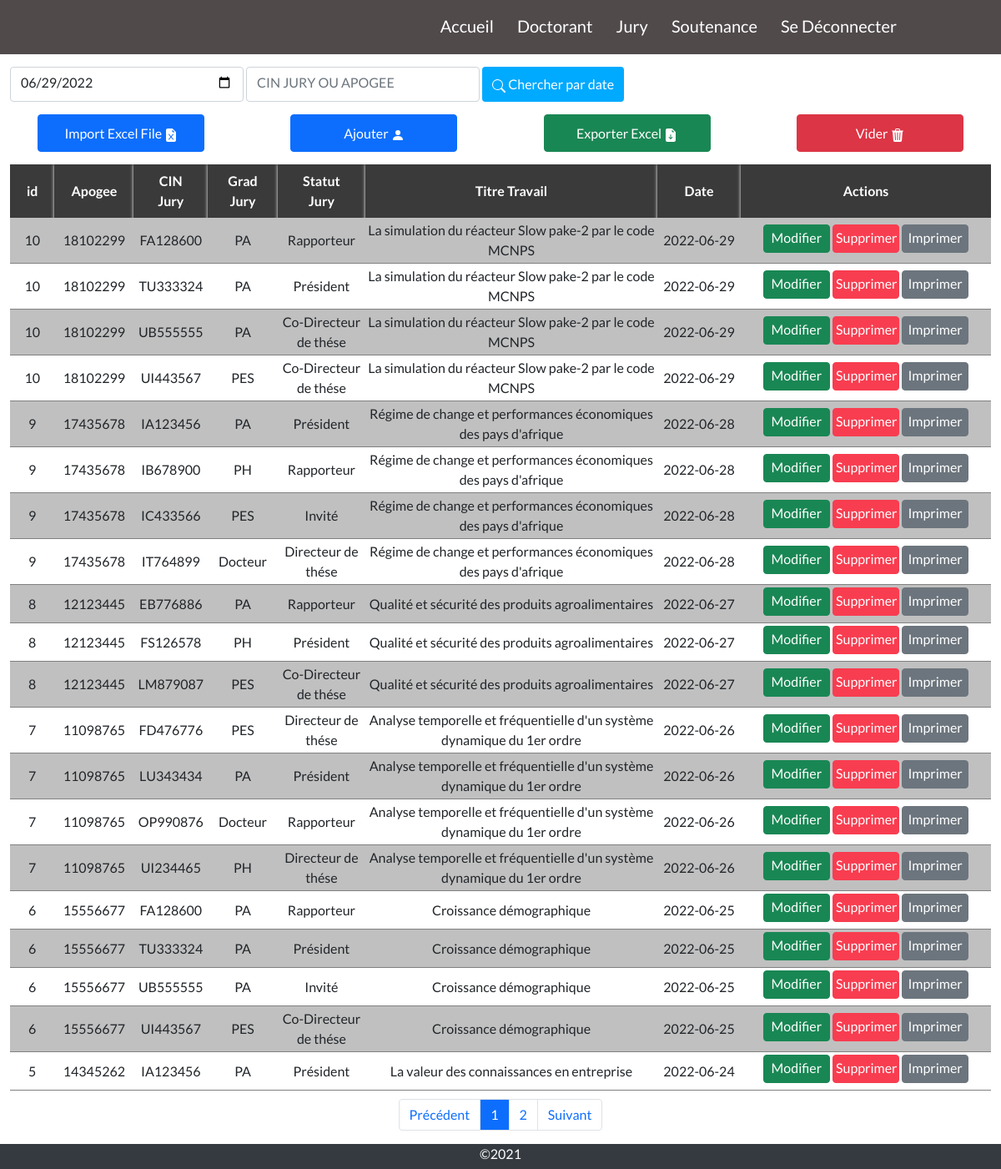
The app's page /Sout/Soutnance.php (signed in) with its own data.
### tables this page shows
CREATE TABLE `soutenance` 
(
  `id_soutenance` SMALLINT NOT NULL,
  `CODE_Doc` INT NOT NULL,
  `CIN_J` VARCHAR(10) NOT NULL,
  `Titre_Travail` TEXT NOT NULL,
  `Date_Soutenance` DATE NOT NULL,
  `Grade_J` VARCHAR(40) NOT NULL CHECK(Grade_J IN ('PA','PH','PES','Docteur')),
  `Statut_J` VARCHAR(30) NOT NULL CHECK(Statut_J IN ('Président','Rapporteur','Examinateur','Directeur de thése','Co-Directeur de thése','Invité')),
  `Etablissement_J` VARCHAR(50) NOT NULL,

  FOREIGN KEY(`CODE_Doc`) REFERENCES `docteur`(`CODE_Doc`),
  FOREIGN KEY(`CIN_J`) REFERENCES `jury`(`CIN_J`)
);

### Sout/Soutnance.php (the view, shortened to what this page needs)
<?php Require("../connexion.php"); ?>
<?php
    if(IsSet($_POST["BTNsearch"]))
    {
        $date=$_POST["DateRch"];
        $query="SELECT id_soutenance,s.CODE_Doc,CIN_Doc,s.CIN_J,Grade_J,Statut_J,Titre_Travail,Date_Soutenance  FROM soutenance s INNER JOIN docteur d ON s.CODE_Doc=d.CODE_Doc INNER JOIN jury j on s.CIN_J=j.CIN_J where Date_Soutenance='$date' ORDER BY Date_Soutenance Desc,id_soutenance,s.CIN_J";
        $Res=MySqli_Query($con,$query);
        $nbr_page=1;
        $page=1;
    }else
    {
        $sql = "SELECT * FROM soutenance ";
        $q = mysqli_query($con, $sql);
        $rowcount = mysqli_num_rows($q);
        $nbr_page=$rowcount/5;
        @$page = $_GET['page'];
        if(empty($page)){
            $page = 1;
        }
        $nbr_elem_par_page = 20;
        $nbr_page = ceil($rowcount / $nbr_elem_par_page);
        $debut = ($page - 1) * $nbr_elem_par_page ;
        $previous = $page - 1 ;
        $next = $page + 1 ;
        $query="SELECT id_soutenance,s.CODE_Doc,CIN_Doc,s.CIN_J,Grade_J,Statut_J,Titre_Travail,Date_Soutenance  FROM soutenance s INNER JOIN docteur d ON s.CODE_Doc=d.CODE_Doc INNER JOIN jury j on s.CIN_J=j.CIN_J ORDER BY Date_Soutenance Desc,id_soutenance,s.CIN_J limit $debut,$nbr_elem_par_page";
        $Res=MySqli_Query($con,$query);
    }
?>
<!DOCTYPE html>
<html lang="en">
<head>
    <link rel="stylesheet" href="../navbar and footer/navbar.css"/>
    <link rel="stylesheet" href="../navbar and footer/footer.css"/>
    <link href="../Bootstrap/CSS/bootstrap.css" rel="stylesheet" />
    <link rel="stylesheet" href="CSS/style.css"/>
    <link rel="stylesheet" href="../Alert/Alert.css">
</head>
<body>
    <?php Require_once("../navbar and footer/navbar.php") ?>
    <div class="container-fluid raw">
        <form method="POST" class="search">
            <input type="Date" class="form-control txtrch" name="DateRch" value="2022-06-29"/>
            <input type="text" class="form-control txtrch" placeholder="CIN JURY OU APOGEE" id="code" onkeyup="cherche()"/>
            <button class="btn btn-primary searchbutton" type="submit" name="BTNsearch">
                Chercher par date
            </button>
        </form>
        <div class="Insert">
            <a data-bs-toggle="modal" data-bs-target="#ModalIMPORTER" id="btn1" class="btn btn-primary col-2" style="margin-right: 100px;">
                Import Excel File
            </a>
            <a class="btn btn-primary col-2" data-bs-toggle="modal" href="#exampleModalToggle" role="button" onclick="Vider()" style="margin-right: 100px;">
                Ajouter
                <svg xmlns="http://www.w3.org/2000/svg" width="16" height="16" fill="currentColor" class="bi bi-person-fill" viewBox="0 0 16 16">
                 <path d="M3 14s-1 0-1-1 1-4 6-4 6 3 6 4-1 1-1 1H3zm5-6a3 3 0 1 0 0-6 3 3 0 0 0 0 6z"/>
                </svg>
            </a>
            <a class="btn btn-success" target="_blanck" href="php/ExporterSout.php" style="margin-right: 100px;">
                Exporter Excel
            </a>
            <a class="btn btn-danger vider" onclick="SupprimerSout('Supprimer','Vous voulez vider la table soutnance','','supprimer','Annuler')" >
                Vider
            </a>
        </div>
        <div id="container">
            <table id="Grid" class="grid">
                <tr>
                    <th>id</th>
                    <th>Apogee</th>
                    <th>CIN Jury</th>
                    <th>Grad Jury</th>
                    <th>Statut Jury</th>
                    <th style="width:350px">Titre Travail</th>
                    <th style="width:100px">Date</th>
                    <th style="width:200px">Actions</th>
                </tr>
                <?php while( $Row = Mysqli_fetch_assoc($Res)) { ?>
                    <tr>
                        <td data-label="id :"><?php echo $Row['id_soutenance'] ?></td>
                        <td data-label="Apogee :"><?php echo $Row['CODE_Doc'] ?></td>
                        <td data-label="CIN Jury :"><?php echo $Row['CIN_J'] ?></td>
                        <td data-label="Grad Jury :"><?php echo $Row['Grade_J'] ?></td>
                        <td data-label="Statut Jury :"><?php echo $Row['Statut_J']; ?></td>
                        <td data-label="Titre Travail :" class ="Titre_TravailGrid" style="width:200px"><?php echo $Row['Titre_Travail']; ?></td>
                        <td data-label="Date Soutenance :"><?php echo $Row['Date_Soutenance']; ?></td>
                        <td data-label="Actions :" class ="Actions" style="width:300px">
                            <a id="<?php echo  $Row["id_soutenance"] ?>" name="editer" onclick="Vider()" data-toggle="modal" class="btn btn-success Mod">Modifier</a>
                            <a href="#" id="delete" class="btn btn-danger" onclick="SupprimerSout('Supprimer','Vous voulez supprimer la soutnance de l\'id :','<?php echo $Row['id_soutenance'] ?>','supprimer','Annuler')">Supprimer</a>
                            <a class="btn btn-secondary Print" name="Print" onclick="ModalImprimer(<?php echo $Row['id_soutenance'] ?>)">Imprimer</a>
                        </td>
                        <?php } ?>
                    </tr>
            </table>
            <nav aria-label="Page navigation example justify-content-center">
                <ul id="pagination" class="pagination justify-content-center">
                    <li class="page-item">
                        <a class="page-link" id="Previous" href="?page=<?= $previous ?>">Précédent</a>
                    </li>
                    <?php
                        for($i=1 ; $i <= $nbr_page ; $i++){ ?>
                            <li class="page-item"><a class="page-link"  id="<?= $i ?>p" href="?page=<?= $i ?>"><?= $i ?></a></li>
                        <?php } ?>
                    <li class="page-item">
                        <a class="page-link" href="?page=<?= $next ?>">Suivant</a>
                    </li>
                </ul>
            </nav>
        </div>
    </div>
</body>
</html>

### navbar and footer/navbar.css (style rules this page uses)
body { margin: 0px; padding: 0px; }
nav { font-family: 'Lato', sans-serif; }

### navbar and footer/footer.css (style rules this page uses)
footer { background-color: #343a40; text-align: center; justify-content: center; color: #fff; margin: 0; position: relative; bottom: 0%; width: 100%; height: 30px; }

### Sout/CSS/style.css (style rules this page uses)
* { margin: 0px; padding: 0px; font-family: 'Lato', sans-serif; }
.search { grid-area: search; margin-right: 20px; }
.searchbutton { justify-content: space-between; height: 42px; background-color: #00AAFF; color: white; border: none; }
form { margin-top: 15px; }
.Insert { margin-bottom: 15px; margin-top: 15px; text-align: center; }
.Insert a { width: 200px; height: 45px; padding-top: 10px; }
table { width: 100%; margin: 10px auto; }
.grid th { text-align: center; background-color: #3A3A3A; color: white; padding: 8px 20px; box-shadow: 4px 4px 4px 4px; }
.grid td { border-bottom: solid 1px #808080; padding: 3px; text-align: center; }
.grid tr:nth-last-of-type(even) { background-color: #C0C0C0; }
.Print { color: #fff; width: 80px; height: 34px; padding: 3px; margin-bottom: 5px; }
#delete { color: #fff; background-color: #f83d50; border-color: #f83d50; width: 80px; height: 34px; padding: 3px; margin-bottom: 5px; }
.txtrch { display: inline-block; width: 280px; padding-bottom: 10px; }
.Mod { width: 80px; height: 34px; padding: 3px; margin-bottom: 5px; }
.justify-content-center { overflow-x: auto; }

### records on screen
soutenance: id_soutenance "10", CODE_Doc "18102299", CIN_J "FA128600", Grade_J "PA", Statut_J "Rapporteur", Titre_Travail "La simulation du réacteur Slow pake-2 par le code MCNPS", Date_Soutenance "2022-06-29"
soutenance: id_soutenance "10", CODE_Doc "18102299", CIN_J "TU333324", Grade_J "PA", Statut_J "Président", Titre_Travail "La simulation du réacteur Slow pake-2 par le code MCNPS", Date_Soutenance "2022-06-29"
soutenance: id_soutenance "10", CODE_Doc "18102299", CIN_J "UB555555", Grade_J "PA", Statut_J "Co-Directeur de thése", Titre_Travail "La simulation du réacteur Slow pake-2 par le code MCNPS", Date_Soutenance "2022-06-29"
soutenance: id_soutenance "10", CODE_Doc "18102299", CIN_J "UI443567", Grade_J "PES", Statut_J "Co-Directeur de thése", Titre_Travail "La simulation du réacteur Slow pake-2 par le code MCNPS", Date_Soutenance "2022-06-29"
soutenance: id_soutenance "9", CODE_Doc "17435678", CIN_J "IA123456", Grade_J "PA", Statut_J "Président", Titre_Travail "Régime de change et performances économiques des pays d'afrique", Date_Soutenance "2022-06-28"
soutenance: id_soutenance "9", CODE_Doc "17435678", CIN_J "IB678900", Grade_J "PH", Statut_J "Rapporteur", Titre_Travail "Régime de change et performances économiques des pays d'afrique", Date_Soutenance "2022-06-28"
soutenance: id_soutenance "9", CODE_Doc "17435678", CIN_J "IC433566", Grade_J "PES", Statut_J "Invité", Titre_Travail "Régime de change et performances économiques des pays d'afrique", Date_Soutenance "2022-06-28"
soutenance: id_soutenance "9", CODE_Doc "17435678", CIN_J "IT764899", Grade_J "Docteur", Statut_J "Directeur de thése", Titre_Travail "Régime de change et performances économiques des pays d'afrique", Date_Soutenance "2022-06-28"
soutenance: id_soutenance "8", CODE_Doc "12123445", CIN_J "EB776886", Grade_J "PA", Statut_J "Rapporteur", Titre_Travail "Qualité et sécurité des produits agroalimentaires", Date_Soutenance "2022-06-27"
soutenance: id_soutenance "8", CODE_Doc "12123445", CIN_J "FS126578", Grade_J "PH", Statut_J "Président", Titre_Travail "Qualité et sécurité des produits agroalimentaires", Date_Soutenance "2022-06-27"
soutenance: id_soutenance "8", CODE_Doc "12123445", CIN_J "LM879087", Grade_J "PES", Statut_J "Co-Directeur de thése", Titre_Travail "Qualité et sécurité des produits agroalimentaires", Date_Soutenance "2022-06-27"
soutenance: id_soutenance "7", CODE_Doc "11098765", CIN_J "FD476776", Grade_J "PES", Statut_J "Directeur de thése", Titre_Travail "Analyse temporelle et fréquentielle d'un système dynamique du 1er ordre", Date_Soutenance "2022-06-26"
soutenance: id_soutenance "7", CODE_Doc "11098765", CIN_J "LU343434", Grade_J "PA", Statut_J "Président", Titre_Travail "Analyse temporelle et fréquentielle d'un système dynamique du 1er ordre", Date_Soutenance "2022-06-26"
soutenance: id_soutenance "7", CODE_Doc "11098765", CIN_J "OP990876", Grade_J "Docteur", Statut_J "Rapporteur", Titre_Travail "Analyse temporelle et fréquentielle d'un système dynamique du 1er ordre", Date_Soutenance "2022-06-26"
soutenance: id_soutenance "7", CODE_Doc "11098765", CIN_J "UI234465", Grade_J "PH", Statut_J "Directeur de thése", Titre_Travail "Analyse temporelle et fréquentielle d'un système dynamique du 1er ordre", Date_Soutenance "2022-06-26"
soutenance: id_soutenance "6", CODE_Doc "15556677", CIN_J "FA128600", Grade_J "PA", Statut_J "Rapporteur", Titre_Travail "Croissance démographique", Date_Soutenance "2022-06-25"
soutenance: id_soutenance "6", CODE_Doc "15556677", CIN_J "TU333324", Grade_J "PA", Statut_J "Président", Titre_Travail "Croissance démographique", Date_Soutenance "2022-06-25"
soutenance: id_soutenance "6", CODE_Doc "15556677", CIN_J "UB555555", Grade_J "PA", Statut_J "Invité", Titre_Travail "Croissance démographique", Date_Soutenance "2022-06-25"
soutenance: id_soutenance "6", CODE_Doc "15556677", CIN_J "UI443567", Grade_J "PES", Statut_J "Co-Directeur de thése", Titre_Travail "Croissance démographique", Date_Soutenance "2022-06-25"
soutenance: id_soutenance "5", CODE_Doc "14345262", CIN_J "IA123456", Grade_J "PA", Statut_J "Président", Titre_Travail "La valeur des connaissances en entreprise", Date_Soutenance "2022-06-24"
